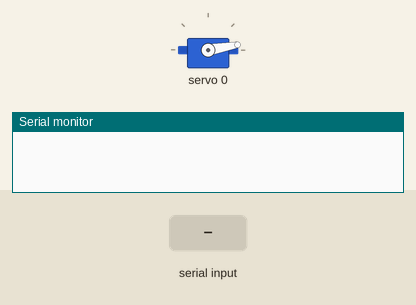
This sketch was run on a simulated Arduino Uno, built with avr-gcc and run on an emulated ATmega328P. On the bench: servo, the last lines printed to the serial monitor. Inputs (shaded band) come from the test bench.

Above: at 1.2 s.
1.3 s: "90,45\n" received over Serial
At 1.8 s:
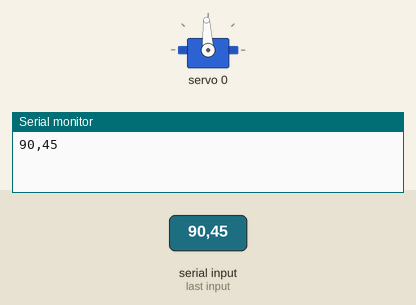
2.8 s: "200\n" received over Serial
At 4.0 s:
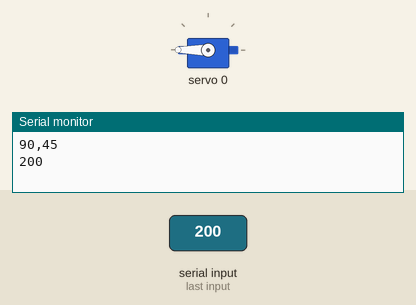
4.3 s: "30,150\n" received over Serial
At 5.3 s:
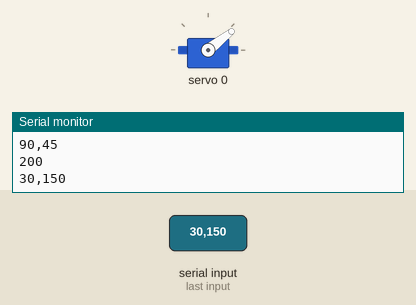
5.8 s: "90\n" received over Serial
At 6.3 s:
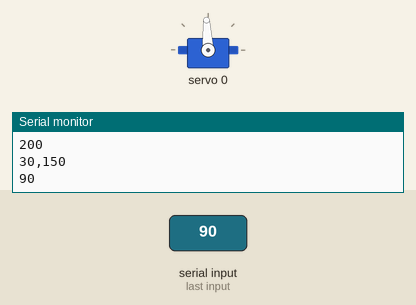
Timing chart, 0 to 8.3 s (numbered marks = the images above; inputs shaded):
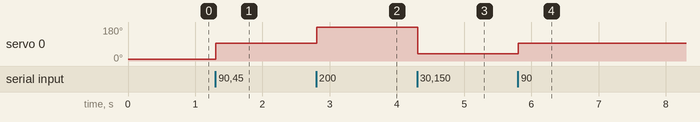

The sketch:

test1.ino
```cpp
#include <Wire.h>

#include <Adafruit_PWMServoDriver.h>

Adafruit_PWMServoDriver pwm = Adafruit_PWMServoDriver();

#define MIN_PULSE_WIDTH       650
#define MAX_PULSE_WIDTH       2350
#define DEFAULT_PULSE_WIDTH   1500
#define FREQUENCY             50

String firstValue,secondValue,data;
int degree1,degree2,commaIndex,secondCommaIndex,xaxis,yaxis;


void setup() {
  Serial.begin(9600);
  pwm.begin();
  pwm.setPWMFreq(FREQUENCY);

}

void loop() {
 if(Serial.available()>0)
  {

    data = Serial.readStringUntil('\n');
    Serial.println(data);
  }
  commaIndex = data.indexOf(',');
  secondCommaIndex = data.indexOf(',', commaIndex + 1);

  firstValue = data.substring(0, commaIndex);
  secondValue = data.substring(commaIndex + 1, secondCommaIndex);


  degree1 = firstValue.toInt();
  pwm.setPWM(0,0,pulseWidth(degree1));
  degree2 = secondValue.toInt();
  //pwm.setPWM(1,0,pulseWidth(degree2));

  //Serial.println(degree1);
  //Serial.println(degree2);


}

int pulseWidth(int angle)
{
  int pulse_wide, analog_value;
  pulse_wide   = map(angle, 0, 180, MIN_PULSE_WIDTH, MAX_PULSE_WIDTH);
  analog_value = int(float(pulse_wide) / 1000000 * FREQUENCY * 4096);
  return analog_value;
}
```

Measured:
- after the input at 1.3 s, servo 0: 10° → 93° at once
- after the input at 2.8 s, servo 0: 93° → 180° at once
- after the input at 4.3 s, servo 0: 180° → 38° at once
- after the input at 5.8 s, servo 0: 38° → 93° at once
